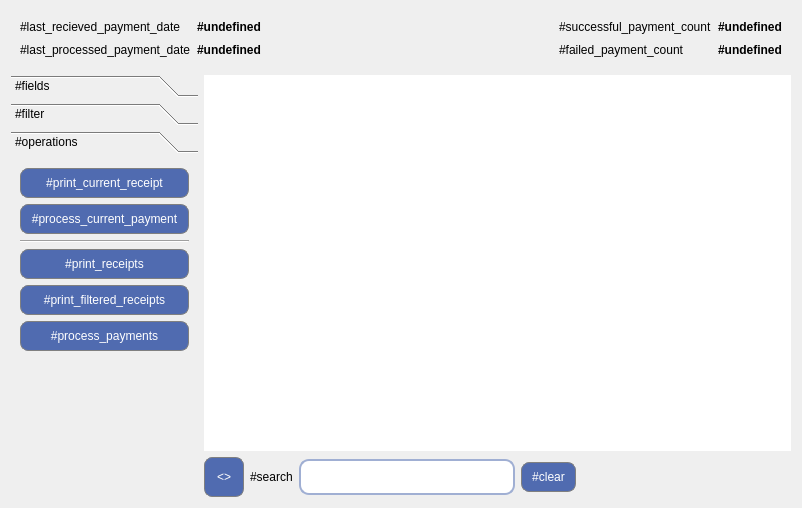
<?xml version="1.0" encoding="UTF-8"?>
<ui version="4.0">
 <class>PaymentServiceWindow</class>
 <widget class="QFrame" name="PaymentServiceWindow">
  <property name="geometry">
   <rect>
    <x>0</x>
    <y>0</y>
    <width>802</width>
    <height>508</height>
   </rect>
  </property>
  <property name="styleSheet">
   <string notr="true">QFrame#paymentsServiceWindow
{
	background: rgba(247, 245, 237);
}

QTextEdit
{
	background: rgba(247, 245, 237);
	font-size: 10px;
}

QPushButton 
{
border: 1px solid gray;
border-radius: 8px;
padding-left: 10px;
padding-right: 10px;
color: white;
background-color: rgba(80, 107, 176);
}

QPushButton:disabled
{
color: gray;
background-color: lightgray;
}

QPushButton:pressed 
{
background-color: rgba(98, 141, 191);
}

QTabBar::tab 
{
     background: rgba(160, 175, 211);
     border: 1px solid #C4C4C3;
     border-bottom-color: #C2C7CB; 
     border-top-left-radius: 4px;
     border-top-right-radius: 4px;
     min-width: 8ex;
     padding: 2px;
 }

 QTabBar::tab:selected, QTabBar::tab:hover 
{
     background: rgba(247, 245, 237);
 }

QLineEdit 
{
    padding: 8;
	border: 2px solid rgba(160, 175, 211);
    border-radius: 10px;
}

/*
QFrame#LogsInfoServiceWindow 
{
background: rgba(247, 245, 237);
}
QScrollArea#scrollArea 
{
background-color: white;
}

QScrollBar:vertical 
{
border: 1px solid lightgray;
border-radius: 2px;
width: 24px;
margin: 21px 0 21px 0;
}

QScrollBar::handle:vertical 
{
min-height: 24px;
width: 25px;
background-color: rgba(186, 200, 237);
border-radius: 2px;
border-top: 1px solid gray;
border-bottom: 1px solid gray;
}

QScrollBar::add-line:vertical 
{
border: 1px solid lightgray;
border-radius: 2px;
height: 20px;
subcontrol-position: bottom;
subcontrol-origin: margin;
background-color: rgba(247, 245, 237);
image: url(:/Images/down_arrow.png);
}

QScrollBar::add-line:vertical:pressed 
{
background-color: rgba(186, 200, 237);
}

QScrollBar::sub-line:vertical 
{
border: 1px solid lightgray;
border-radius: 2px;
height: 20px;
subcontrol-position: top;
subcontrol-origin: margin;
background-color: rgba(247, 245, 237);
image: url(:/Images/up_arrow.png);
}

QScrollBar::sub-line:vertical:pressed 
{
background-color: rgba(186, 200, 237);
}

QScrollBar::add-page:vertical, QScrollBar::sub-page:vertical 
{
background-color: rgba(247, 245, 237);
}


QScrollBar:horizontal 
{
border: 1px solid lightgray;
border-radius: 2px;
height: 24px;
margin: 0 21px 0 21px;
}

QScrollBar::handle:horizontal 
{
min-width: 24px;
height: 25px;
background-color: rgba(186, 200, 237);
border-radius: 2px;
border-left: 1px solid gray;
border-right: 1px solid gray;
}

QScrollBar::add-line:horizontal 
{
border: 1px solid lightgray;
border-radius: 2px;
width: 20px;
subcontrol-position: right;
subcontrol-origin: margin;
background-color: rgba(247, 245, 237);
image: url(:/Images/right_arrow.png);
}

QScrollBar::add-line:horizontal:pressed 
{
background-color: rgba(186, 200, 237);
}

QScrollBar::sub-line:horizontal 
{
border: 1px solid lightgray;
border-radius: 2px;
width: 20px;
subcontrol-position: left;
subcontrol-origin: margin;
background-color: rgba(247, 245, 237);
image: url(:/Images/left_arrow.png);
}

QScrollBar::sub-line:horizontal:pressed 
{
background-color: rgba(186, 200, 237);
}

QScrollBar::add-page:horizontal, QScrollBar::sub-page:horizontal 
{
background-color: rgba(247, 245, 237);
}

QHeaderView::section 
{
     background-color: rgba(186, 200, 237);
     color: black;
     padding-left: 4px;
     border: 1px solid #6c6c6c;
	 height: 30px;
	 border-radius: 5px;
 }

QHeaderView::down-arrow 
{
     image: url(:/Images/down_arrow.png);
 }

QHeaderView::up-arrow 
{
     image: url(:/Images/up_arrow.png);
 }

QTableView 
{
     selection-background-color: rgba(186, 200, 237);
	 background-color: white;
 }
*/</string>
  </property>
  <layout class="QVBoxLayout" name="verticalLayout_3">
   <item>
    <widget class="QWidget" name="wPaymentSummary" native="true">
     <property name="sizePolicy">
      <sizepolicy hsizetype="Preferred" vsizetype="Maximum">
       <horstretch>0</horstretch>
       <verstretch>0</verstretch>
      </sizepolicy>
     </property>
     <layout class="QGridLayout" name="gridLayout">
      <item row="0" column="1">
       <widget class="QLabel" name="lbLastRecievedPayment">
        <property name="sizePolicy">
         <sizepolicy hsizetype="Preferred" vsizetype="Fixed">
          <horstretch>0</horstretch>
          <verstretch>0</verstretch>
         </sizepolicy>
        </property>
        <property name="font">
         <font>
          <weight>75</weight>
          <bold>true</bold>
         </font>
        </property>
        <property name="text">
         <string>#undefined</string>
        </property>
       </widget>
      </item>
      <item row="0" column="2" rowspan="2">
       <spacer name="horizontalSpacer_3">
        <property name="orientation">
         <enum>Qt::Horizontal</enum>
        </property>
        <property name="sizeHint" stdset="0">
         <size>
          <width>301</width>
          <height>20</height>
         </size>
        </property>
       </spacer>
      </item>
      <item row="1" column="3" rowspan="2">
       <widget class="QLabel" name="lbFailedPaymentCountTitle">
        <property name="sizePolicy">
         <sizepolicy hsizetype="Preferred" vsizetype="Fixed">
          <horstretch>0</horstretch>
          <verstretch>0</verstretch>
         </sizepolicy>
        </property>
        <property name="text">
         <string>#failed_payment_count</string>
        </property>
       </widget>
      </item>
      <item row="1" column="4" rowspan="2">
       <widget class="QLabel" name="lbFailedPaymentCount">
        <property name="sizePolicy">
         <sizepolicy hsizetype="Preferred" vsizetype="Fixed">
          <horstretch>0</horstretch>
          <verstretch>0</verstretch>
         </sizepolicy>
        </property>
        <property name="font">
         <font>
          <weight>75</weight>
          <bold>true</bold>
         </font>
        </property>
        <property name="text">
         <string>#undefined</string>
        </property>
       </widget>
      </item>
      <item row="2" column="2">
       <spacer name="horizontalSpacer_4">
        <property name="orientation">
         <enum>Qt::Horizontal</enum>
        </property>
        <property name="sizeHint" stdset="0">
         <size>
          <width>301</width>
          <height>20</height>
         </size>
        </property>
       </spacer>
      </item>
      <item row="0" column="0">
       <widget class="QLabel" name="lbLastRecievedPaymentTitle">
        <property name="sizePolicy">
         <sizepolicy hsizetype="Preferred" vsizetype="Fixed">
          <horstretch>0</horstretch>
          <verstretch>0</verstretch>
         </sizepolicy>
        </property>
        <property name="text">
         <string>#last_recieved_payment_date</string>
        </property>
       </widget>
      </item>
      <item row="0" column="3">
       <widget class="QLabel" name="lbSuccessfulPaymentCountTitle">
        <property name="sizePolicy">
         <sizepolicy hsizetype="Preferred" vsizetype="Fixed">
          <horstretch>0</horstretch>
          <verstretch>0</verstretch>
         </sizepolicy>
        </property>
        <property name="text">
         <string>#successful_payment_count</string>
        </property>
       </widget>
      </item>
      <item row="0" column="4">
       <widget class="QLabel" name="lbSuccessfulPaymentCount">
        <property name="sizePolicy">
         <sizepolicy hsizetype="Preferred" vsizetype="Fixed">
          <horstretch>0</horstretch>
          <verstretch>0</verstretch>
         </sizepolicy>
        </property>
        <property name="font">
         <font>
          <weight>75</weight>
          <bold>true</bold>
         </font>
        </property>
        <property name="text">
         <string>#undefined</string>
        </property>
        <property name="alignment">
         <set>Qt::AlignLeading|Qt::AlignLeft|Qt::AlignVCenter</set>
        </property>
       </widget>
      </item>
      <item row="1" column="0" rowspan="2">
       <widget class="QLabel" name="lbLastProcessedPaymentTitle">
        <property name="sizePolicy">
         <sizepolicy hsizetype="Preferred" vsizetype="Fixed">
          <horstretch>0</horstretch>
          <verstretch>0</verstretch>
         </sizepolicy>
        </property>
        <property name="text">
         <string>#last_processed_payment_date</string>
        </property>
       </widget>
      </item>
      <item row="1" column="1" rowspan="2">
       <widget class="QLabel" name="lbLastProcessedPayment">
        <property name="sizePolicy">
         <sizepolicy hsizetype="Preferred" vsizetype="Fixed">
          <horstretch>0</horstretch>
          <verstretch>0</verstretch>
         </sizepolicy>
        </property>
        <property name="font">
         <font>
          <weight>75</weight>
          <bold>true</bold>
         </font>
        </property>
        <property name="text">
         <string>#undefined</string>
        </property>
       </widget>
      </item>
     </layout>
    </widget>
   </item>
   <item>
    <layout class="QHBoxLayout" name="horizontalLayout" stretch="0,7">
     <item>
      <widget class="QToolBox" name="toolBox">
       <property name="currentIndex">
        <number>2</number>
       </property>
       <widget class="QWidget" name="pageFields">
        <property name="geometry">
         <rect>
          <x>0</x>
          <y>0</y>
          <width>69</width>
          <height>337</height>
         </rect>
        </property>
        <attribute name="label">
         <string>#fields</string>
        </attribute>
        <layout class="QVBoxLayout" name="verticalLayout_2"/>
       </widget>
       <widget class="QWidget" name="pageFilter">
        <property name="geometry">
         <rect>
          <x>0</x>
          <y>0</y>
          <width>130</width>
          <height>337</height>
         </rect>
        </property>
        <attribute name="label">
         <string>#filter</string>
        </attribute>
        <layout class="QVBoxLayout" name="verticalLayout_6">
         <item>
          <widget class="QRadioButton" name="rbAllDates">
           <property name="text">
            <string>#all</string>
           </property>
           <property name="checked">
            <bool>true</bool>
           </property>
          </widget>
         </item>
         <item>
          <widget class="QRadioButton" name="rbLastEncashment">
           <property name="text">
            <string>#last_encashment</string>
           </property>
          </widget>
         </item>
         <item>
          <widget class="QRadioButton" name="rbDate">
           <property name="text">
            <string>#date</string>
           </property>
          </widget>
         </item>
         <item>
          <widget class="QDateEdit" name="dateEdit">
           <property name="enabled">
            <bool>false</bool>
           </property>
           <property name="date">
            <date>
             <year>2013</year>
             <month>1</month>
             <day>1</day>
            </date>
           </property>
           <property name="maximumDate">
            <date>
             <year>2100</year>
             <month>12</month>
             <day>31</day>
            </date>
           </property>
           <property name="minimumDate">
            <date>
             <year>2000</year>
             <month>1</month>
             <day>1</day>
            </date>
           </property>
           <property name="displayFormat">
            <string>dd MMMM</string>
           </property>
           <property name="calendarPopup">
            <bool>true</bool>
           </property>
          </widget>
         </item>
         <item>
          <widget class="QComboBox" name="cbRange">
           <property name="enabled">
            <bool>false</bool>
           </property>
          </widget>
         </item>
         <item>
          <widget class="Line" name="line">
           <property name="orientation">
            <enum>Qt::Horizontal</enum>
           </property>
          </widget>
         </item>
         <item>
          <widget class="Line" name="line_2">
           <property name="orientation">
            <enum>Qt::Horizontal</enum>
           </property>
          </widget>
         </item>
         <item>
          <widget class="QRadioButton" name="rbAllPayments">
           <property name="text">
            <string>#all</string>
           </property>
           <property name="checked">
            <bool>false</bool>
           </property>
          </widget>
         </item>
         <item>
          <widget class="QRadioButton" name="rbProcessed">
           <property name="text">
            <string>#failed_payments</string>
           </property>
          </widget>
         </item>
         <item>
          <widget class="QRadioButton" name="rbPrinted">
           <property name="text">
            <string>#failed_reciepts</string>
           </property>
          </widget>
         </item>
         <item>
          <spacer name="verticalSpacer">
           <property name="orientation">
            <enum>Qt::Vertical</enum>
           </property>
           <property name="sizeHint" stdset="0">
            <size>
             <width>20</width>
             <height>40</height>
            </size>
           </property>
          </spacer>
         </item>
        </layout>
       </widget>
       <widget class="QWidget" name="pageOperations">
        <property name="geometry">
         <rect>
          <x>0</x>
          <y>0</y>
          <width>174</width>
          <height>337</height>
         </rect>
        </property>
        <attribute name="label">
         <string>#operations</string>
        </attribute>
        <layout class="QVBoxLayout" name="verticalLayout_5">
         <item>
          <widget class="QPushButton" name="btnPrintCurrentReceipt">
           <property name="sizePolicy">
            <sizepolicy hsizetype="Minimum" vsizetype="Fixed">
             <horstretch>0</horstretch>
             <verstretch>0</verstretch>
            </sizepolicy>
           </property>
           <property name="minimumSize">
            <size>
             <width>0</width>
             <height>30</height>
            </size>
           </property>
           <property name="text">
            <string>#print_current_receipt</string>
           </property>
          </widget>
         </item>
         <item>
          <widget class="QPushButton" name="btnProcessCurrentPayment">
           <property name="minimumSize">
            <size>
             <width>0</width>
             <height>30</height>
            </size>
           </property>
           <property name="text">
            <string>#process_current_payment</string>
           </property>
          </widget>
         </item>
         <item>
          <widget class="Line" name="line_3">
           <property name="orientation">
            <enum>Qt::Horizontal</enum>
           </property>
          </widget>
         </item>
         <item>
          <widget class="QPushButton" name="btnPrintReceipts">
           <property name="minimumSize">
            <size>
             <width>0</width>
             <height>30</height>
            </size>
           </property>
           <property name="text">
            <string>#print_receipts</string>
           </property>
          </widget>
         </item>
         <item>
          <widget class="QPushButton" name="btnPrintFilteredReceipts">
           <property name="minimumSize">
            <size>
             <width>0</width>
             <height>30</height>
            </size>
           </property>
           <property name="text">
            <string>#print_filtered_receipts</string>
           </property>
          </widget>
         </item>
         <item>
          <widget class="QPushButton" name="btnProcessPayments">
           <property name="minimumSize">
            <size>
             <width>0</width>
             <height>30</height>
            </size>
           </property>
           <property name="text">
            <string>#process_payments</string>
           </property>
          </widget>
         </item>
         <item>
          <spacer name="verticalSpacer_2">
           <property name="orientation">
            <enum>Qt::Vertical</enum>
           </property>
           <property name="sizeHint" stdset="0">
            <size>
             <width>20</width>
             <height>40</height>
            </size>
           </property>
          </spacer>
         </item>
        </layout>
       </widget>
      </widget>
     </item>
     <item>
      <layout class="QVBoxLayout" name="verticalLayout_4">
       <item>
        <widget class="QTableView" name="tvPayments">
         <property name="enabled">
          <bool>true</bool>
         </property>
         <property name="sizePolicy">
          <sizepolicy hsizetype="Expanding" vsizetype="Expanding">
           <horstretch>0</horstretch>
           <verstretch>0</verstretch>
          </sizepolicy>
         </property>
         <property name="frameShape">
          <enum>QFrame::NoFrame</enum>
         </property>
         <property name="selectionMode">
          <enum>QAbstractItemView::SingleSelection</enum>
         </property>
         <property name="selectionBehavior">
          <enum>QAbstractItemView::SelectRows</enum>
         </property>
         <property name="sortingEnabled">
          <bool>true</bool>
         </property>
         <attribute name="horizontalHeaderShowSortIndicator" stdset="0">
          <bool>true</bool>
         </attribute>
         <attribute name="verticalHeaderVisible">
          <bool>false</bool>
         </attribute>
        </widget>
       </item>
       <item>
        <layout class="QHBoxLayout" name="horizontalLayout_2">
         <item>
          <widget class="QPushButton" name="btnExpandTable">
           <property name="minimumSize">
            <size>
             <width>40</width>
             <height>40</height>
            </size>
           </property>
           <property name="text">
            <string>&lt;&gt;</string>
           </property>
           <property name="checkable">
            <bool>true</bool>
           </property>
           <property name="checked">
            <bool>true</bool>
           </property>
          </widget>
         </item>
         <item>
          <widget class="QLabel" name="label_3">
           <property name="text">
            <string>#search</string>
           </property>
          </widget>
         </item>
         <item>
          <widget class="QLineEdit" name="leSearch"/>
         </item>
         <item>
          <widget class="QPushButton" name="pushButton">
           <property name="minimumSize">
            <size>
             <width>0</width>
             <height>30</height>
            </size>
           </property>
           <property name="text">
            <string>#clear</string>
           </property>
          </widget>
         </item>
         <item>
          <spacer name="horizontalSpacer_2">
           <property name="orientation">
            <enum>Qt::Horizontal</enum>
           </property>
           <property name="sizeHint" stdset="0">
            <size>
             <width>40</width>
             <height>20</height>
            </size>
           </property>
          </spacer>
         </item>
        </layout>
       </item>
      </layout>
     </item>
    </layout>
   </item>
  </layout>
 </widget>
 <resources>
  <include location="Resources/Resources.qrc"/>
 </resources>
 <connections>
  <connection>
   <sender>pushButton</sender>
   <signal>clicked()</signal>
   <receiver>leSearch</receiver>
   <slot>clear()</slot>
   <hints>
    <hint type="sourcelabel">
     <x>119</x>
     <y>291</y>
    </hint>
    <hint type="destinationlabel">
     <x>125</x>
     <y>255</y>
    </hint>
   </hints>
  </connection>
  <connection>
   <sender>btnExpandTable</sender>
   <signal>clicked(bool)</signal>
   <receiver>toolBox</receiver>
   <slot>setVisible(bool)</slot>
   <hints>
    <hint type="sourcelabel">
     <x>187</x>
     <y>488</y>
    </hint>
    <hint type="destinationlabel">
     <x>153</x>
     <y>230</y>
    </hint>
   </hints>
  </connection>
  <connection>
   <sender>pushButton</sender>
   <signal>clicked()</signal>
   <receiver>leSearch</receiver>
   <slot>setFocus()</slot>
   <hints>
    <hint type="sourcelabel">
     <x>89</x>
     <y>291</y>
    </hint>
    <hint type="destinationlabel">
     <x>87</x>
     <y>255</y>
    </hint>
   </hints>
  </connection>
 </connections>
</ui>
